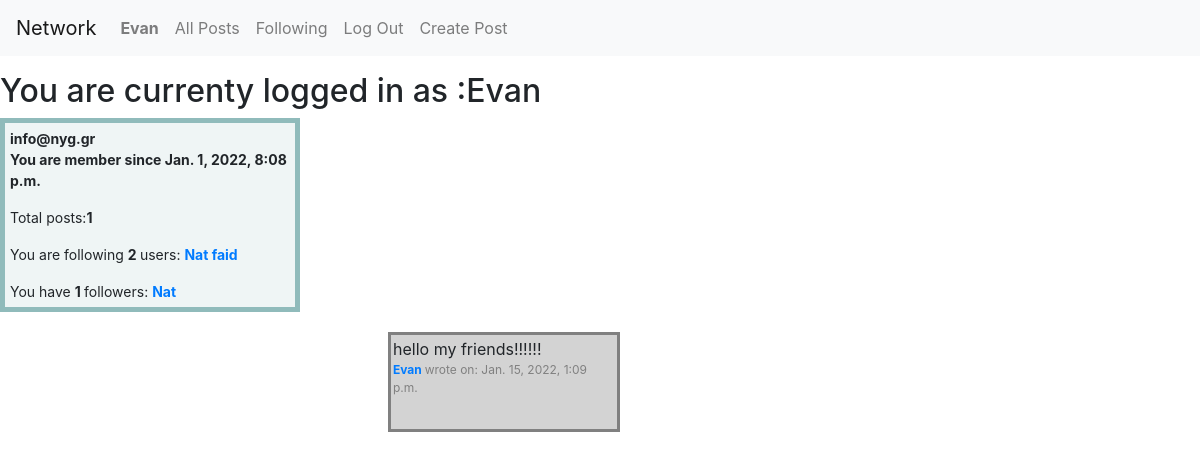
/profile/1 (signed in), run on an earlier commit of the app's database.
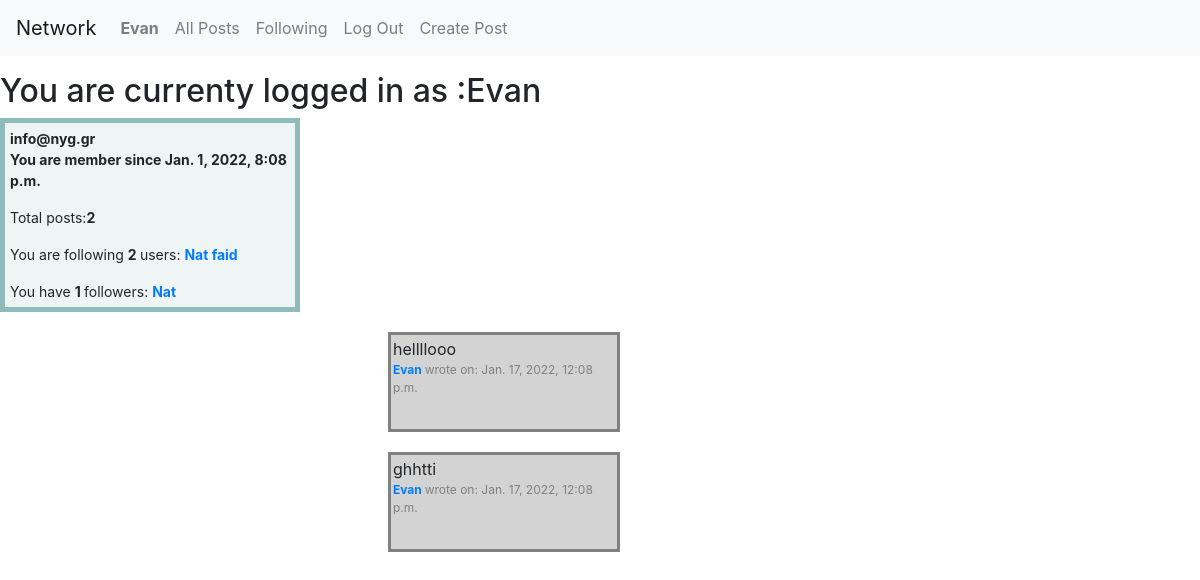
And on a later commit of the database.
### network/models.py (models this page shows, shortened)
class User(AbstractUser):
    email=models.EmailField(max_length=254)
    date_joined = models.DateTimeField(default=timezone.now)
    following = models.ManyToManyField("User", blank="TRUE", related_name="followers")
    def __str__(self):
        return f"{self.username}"

class Mypost(models.Model):
    description=models.CharField(max_length=300)
    created_date=models.DateTimeField(default=now, editable=False)
    owner=models.ForeignKey(User, on_delete=models.CASCADE, null="TRUE", blank="TRUE")
    likes = models.ManyToManyField(User, blank="TRUE", related_name="likers")
    objects = MypostManager()

### network/views.py (the view, shortened to what this page needs)
# urls.py: path("profile/<int:user_id>", views.profile, name="profile"),
@login_required
def profile(request, user_id):
    current_user = request.user
    targ_user = User.objects.get(id=user_id)
    user_posts=Mypost.objects.filter(owner_id=user_id)
    user_posts_count=user_posts.count()
    myfollowinglist = current_user.followers.all()
    followinglist=targ_user.followers.all()
    followerslist=User.objects.filter(followers=user_id)
    no_of_followers=len(followerslist)
    no_of_following=len(followinglist)
    print(current_user,"Your followers are", followerslist)
    print(current_user,"You r following",myfollowinglist)
    if targ_user in followinglist:
        print(request.user,"you are following user", targ_user)
    created_date = timezone.now()
    if request.method=="POST" and "unfollow" in request.POST:
        targ_user.following.remove(current_user)
        followerslist = User.objects.filter(followers=user_id)
        no_of_followers = len(followerslist)
        print(current_user,"Now you are following", myfollowinglist)
        print(targ_user, "has these followers", followerslist)
        return render(request, "network/profile.html", {"targ_user": targ_user, "followinglist": followinglist,
                                                        "user_posts":user_posts,"user_posts_count":user_posts_count,
                                                        "no_of_following":no_of_following,"followerslist": followerslist,
                                                        "no_of_followers":no_of_followers, "myfollowinglist":myfollowinglist})
    else:
        return render(request, "network/profile.html", {"targ_user": targ_user, "followinglist": followinglist,
                                                        "user_posts":user_posts,"user_posts_count":user_posts_count,
                                                        "no_of_following":no_of_following,"followerslist": followerslist,
                                                        "no_of_followers":no_of_followers, "myfollowinglist":myfollowinglist})

### network/templates/network/profile.html (shortened to what this page needs)
{% extends "network/layout.html" %}
{% block body %}
{% ifequal request.user targ_user %}
 <h2>You are currenty logged in as :{{user.username}}</h2>
<div class= "prof"><strong> {{user.email}}</strong>
    <p><strong> You are member since {{user.date_joined}}</strong></p>
Total posts:<strong>{{user_posts_count}}</strong>
       You are following <strong>{{no_of_following}} </strong> users:
        {% for fol in followinglist %}
            <strong> <a href="{% url 'profile' fol.id %}" > {{fol.username}} </a></strong>
        {% endfor %}
          You have  <strong>{{no_of_followers}} </strong> followers:
        {% for fol in followerslist %}
      <strong> <a href="{% url 'profile' fol.id %}" > {{fol.username}} </a></strong>
        {% endfor %}
</div>
<p>
    {% endifequal %}
{% for user_post in user_posts %}
<ul>
<div class="post">{{user_post.description}}
    <p style= "color:grey; font-size:12px;"> <strong><a href="{% url 'profile' targ_user.id %}" > {{targ_user.username}} </strong></a> wrote on: {{user_post.created_date}} </p>
</div>
</ul>
{% endfor %}
{% endblock %}

### network/templates/network/layout.html (shortened to what this page needs)
{% load static %}
<!DOCTYPE html>
<html lang="en">
    <head>
        <link rel="stylesheet" href="https://stackpath.bootstrapcdn.com/bootstrap/4.4.1/css/bootstrap.min.css">
        <link href="{% static 'network/styles.css' %}" rel="stylesheet">
    </head>
    <body>
        <nav class="navbar navbar-expand-lg navbar-light bg-light">
            <a class="navbar-brand" href="#">Network</a>
            <div>
              <ul class="navbar-nav mr-auto">
                {% if user.is_authenticated %}
                    <li class="nav-item">
                        <a class="nav-link" href="{% url 'profile' user.id %}" ><strong>{{ user.username }}</strong></a>
                    </li>
                {% endif %}
                <li class="nav-item">
                  <a class="nav-link" href="{% url 'index' %}">All Posts</a>
                </li>
                {% if user.is_authenticated %}
                    <li class="nav-item">
                        <a class="nav-link" href="#">Following</a>
                    </li>
                    <li class="nav-item">
                        <a class="nav-link" href="{% url 'logout' %}">Log Out</a>
                    </li>
                  <li class="nav-item">
                        <a class="nav-link" href="{% url 'create_post' %}">Create Post</a>
                    </li>
                {% endif %}
              </ul>
            </div>
          </nav>
        <div class="body">
            {% block body %}
            {% endblock %}
        </div>
    </body>
</html>

What changed in the data, as far as the page shows it:
removed Mypost: description "hello my friends!!!!!!", {{ targ_user.username }} "Evan", created_date "Jan. 15, 2022, 1:09 p.m."
added Mypost: description "hellllooo", {{ targ_user.username }} "Evan", created_date "Jan. 17, 2022, 12:08 p.m."
added Mypost: description "ghhtti", {{ targ_user.username }} "Evan", created_date "Jan. 17, 2022, 12:08 p.m."
Also different on the page:
{{ user_posts_count }}: "1" → "2"
